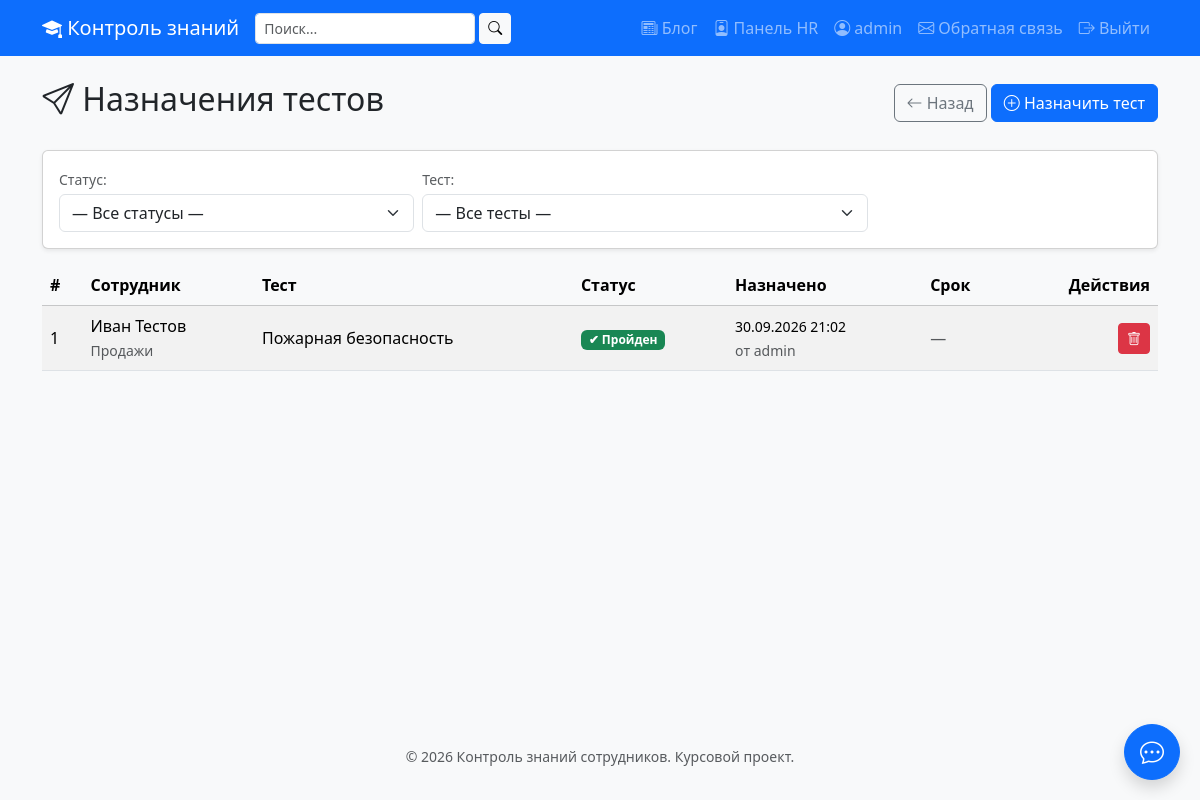
The page /hr/assignments/ (signed in) on the database its author committed.
### core/models.py (models this page shows, shortened)
class Assignment(models.Model):
    STATUS_CHOICES = [
        ('assigned', 'Назначен'),
        ('in_progress', 'В процессе'),
        ('passed', 'Пройден'),
        ('failed', 'Не пройден'),
        ('expired', 'Просрочен'),
    ]
    test = models.ForeignKey(
        Test,
        on_delete=models.CASCADE,
        related_name='assignments',
        verbose_name='Тест'
    )
    employee = models.ForeignKey(
        User,
        on_delete=models.CASCADE,
        related_name='assignments',
        verbose_name='Сотрудник'
    )
    assigned_by = models.ForeignKey(
        User,
        on_delete=models.SET_NULL,
        null=True,
        blank=True,
        related_name='created_assignments',
        verbose_name='Кто назначил'
    )
    assigned_at = models.DateTimeField(
        auto_now_add=True,
        verbose_name='Дата назначения'
    )
    deadline = models.DateTimeField(
        null=True,
        blank=True,
        verbose_name='Срок сдачи'
    )
    status = models.CharField(
        max_length=20,
        choices=STATUS_CHOICES,
        default='assigned',
        verbose_name='Статус'
    )
    class Meta:
        verbose_name = 'Назначение'
        verbose_name_plural = 'Назначения'
        ordering = ['-assigned_at']
        unique_together = ('test', 'employee')  # один тест — одно назначение на сотрудника

class Profile(models.Model):
    ROLE_CHOICES = [
        ('employee', 'Сотрудник'),
        ('hr', 'HR-специалист'),
        ('manager', 'Руководитель'),
    ]
    user = models.OneToOneField(
        User,
        on_delete=models.CASCADE,
        related_name='profile',
        verbose_name='Пользователь'
    )
    role = models.CharField(
        max_length=20,
        choices=ROLE_CHOICES,
        default='employee',
        verbose_name='Роль'
    )
    department = models.CharField(
        max_length=100,
        blank=True,
        verbose_name='Отдел'
    )
    position = models.CharField(
        max_length=100,
        blank=True,
        verbose_name='Должность'
    )
    phone = models.CharField(
        max_length=20,
        blank=True,
        verbose_name='Телефон'
    )
    avatar = models.ImageField(
        upload_to='avatars/',
        blank=True,
        null=True,
        verbose_name='Аватар'
    )
    class Meta:
        verbose_name = 'Профиль'
        verbose_name_plural = 'Профили'

class Test(models.Model):
    title = models.CharField(
        max_length=200,
        verbose_name='Название теста'
    )
    description = models.TextField(
        blank=True,
        verbose_name='Описание'
    )
    category = models.ForeignKey(
        Category,
        on_delete=models.CASCADE,
        related_name='tests',
        verbose_name='Категория'
    )
    questions = models.ManyToManyField(
        Question,
        related_name='tests',
        verbose_name='Вопросы'
    )
    pass_score = models.IntegerField(
        default=70,
        verbose_name='Проходной балл (%)'
    )
    time_limit = models.IntegerField(
        default=20,
        verbose_name='Время на прохождение (минут)'
    )
    created_by = models.ForeignKey(
        User,
        on_delete=models.SET_NULL,
        null=True,
        blank=True,
        related_name='created_tests',
        verbose_name='Автор'
    )
    created_at = models.DateTimeField(
        auto_now_add=True,
        verbose_name='Дата создания'
    )
    class Meta:
        verbose_name = 'Тест'
        verbose_name_plural = 'Тесты'
        ordering = ['-created_at']

### core/views.py (the view)
# urls.py: path('hr/assignments/', views.hr_assignments, name='hr_assignments'),
@login_required
def hr_assignments(request):
    if request.user.profile.role != 'hr':
        messages.error(request, 'Доступ только для HR.')
        return redirect('profile')
    status_filter = request.GET.get('status')
    test_filter = request.GET.get('test')
    assignments = Assignment.objects.select_related(
        'employee', 'test', 'assigned_by'
    ).order_by('-assigned_at')
    if status_filter:
        assignments = assignments.filter(status=status_filter)
    if test_filter:
        assignments = assignments.filter(test_id=test_filter)
    context = {
        'assignments': assignments,
        'tests': Test.objects.all().order_by('title'),
        'selected_status': status_filter,
        'selected_test': test_filter,
        'status_choices': Assignment.STATUS_CHOICES,
    }
    return render(request, 'hr/assignments.html', context)

### templates/hr/assignments.html (shortened to what this page needs)
{% extends 'base.html' %}
{% block content %}
<div class="d-flex justify-content-between align-items-center mb-4">
    <h2>
        <i class="bi bi-send"></i> Назначения тестов
    </h2>
    <div>
        <a href="{% url 'hr_dashboard' %}" class="btn btn-outline-secondary">
            <i class="bi bi-arrow-left"></i> Назад
        </a>
        <a href="{% url 'hr_assignment_add' %}" class="btn btn-primary">
            <i class="bi bi-plus-circle"></i> Назначить тест
        </a>
    </div>
</div>
<div class="card shadow-sm mb-3">
    <div class="card-body">
        <form method="get" class="row g-2 align-items-end">
            <div class="col-md-4">
                <label class="form-label small text-muted mb-1">Статус:</label>
                <select name="status" class="form-select" onchange="this.form.submit()">
                    <option value="">— Все статусы —</option>
                </select>
            </div>
            <div class="col-md-5">
                <label class="form-label small text-muted mb-1">Тест:</label>
                <select name="test" class="form-select" onchange="this.form.submit()">
                    <option value="">— Все тесты —</option>
                </select>
            </div>
        </form>
    </div>
</div>
{% if assignments %}
    <div class="table-responsive">
        <table class="table table-striped table-hover align-middle">
            <thead class="table-light">
                <tr>
                    <th>#</th>
                    <th>Сотрудник</th>
                    <th>Тест</th>
                    <th>Статус</th>
                    <th>Назначено</th>
                    <th>Срок</th>
                    <th class="text-end">Действия</th>
                </tr>
            </thead>
            <tbody>
                {% for a in assignments %}
                    <tr>
                        <td>{{ forloop.counter }}</td>
                        <td>
                            {{ a.employee.get_full_name|default:a.employee.username }}
                            {% if a.employee.profile.department %}
                                <br><small class="text-muted">{{ a.employee.profile.department }}</small>
                            {% endif %}
                        </td>
                        <td>{{ a.test.title }}</td>
                        <td>
                            {% if a.status == 'assigned' %}
                                <span class="badge bg-info text-dark">Назначен</span>
                            {% elif a.status == 'in_progress' %}
                                <span class="badge bg-warning text-dark">В процессе</span>
                            {% elif a.status == 'passed' %}
                                <span class="badge bg-success">✔ Пройден</span>
                            {% elif a.status == 'failed' %}
                                <span class="badge bg-danger">✖ Не пройден</span>
                            {% elif a.status == 'expired' %}
                                <span class="badge bg-secondary">⏰ Просрочен</span>
                            {% endif %}
                        </td>
                        <td>
                            <small>{{ a.assigned_at|date:"d.m.Y H:i" }}</small>
                            {% if a.assigned_by %}
                                <br><small class="text-muted">от {{ a.assigned_by.username }}</small>
                            {% endif %}
                        </td>
                        <td>
                            {% if a.deadline %}
                                <small>{{ a.deadline|date:"d.m.Y H:i" }}</small>
                            {% else %}
                                <span class="text-muted">—</span>
                            {% endif %}
                        </td>
                        <td class="text-end">
                            <a href="{% url 'hr_assignment_delete' a.id %}"
                               class="btn btn-sm btn-danger" title="Удалить">
                                <i class="bi bi-trash"></i>
                            </a>
                        </td>
                    </tr>
                {% endfor %}
            </tbody>
        </table>
    </div>
{% endif %}
{% endblock %}

### templates/base.html (shortened to what this page needs)
<!DOCTYPE html>
<html lang="ru">
<head>
    <link href="https://cdn.jsdelivr.net/npm/bootstrap@5.3.3/dist/css/bootstrap.min.css" rel="stylesheet">
    <link href="https://cdn.jsdelivr.net/npm/bootstrap-icons@1.11.3/font/bootstrap-icons.css" rel="stylesheet">
    {% load static %}
    <link href="{% static 'css/style.css' %}" rel="stylesheet">
</head>
<body>
<nav class="navbar navbar-expand-lg navbar-dark bg-primary">
    <div class="container">
        <a class="navbar-brand" href="/">
            <i class="bi bi-mortarboard-fill"></i> Контроль знаний
        </a>
        <div class="collapse navbar-collapse" id="mainNav">
            <form method="get" action="{% url 'search' %}" class="d-flex me-3" role="search">
                <input type="text"
                       name="q"
                       class="form-control form-control-sm"
                       placeholder="Поиск..."
                       style="min-width: 200px;"
                       value="{{ request.GET.q|default:'' }}">
                <button type="submit" class="btn btn-light btn-sm ms-1">
                    <i class="bi bi-search"></i>
                </button>
            </form>
            <ul class="navbar-nav ms-auto">
                <li class="nav-item">
                    <a class="nav-link" href="{% url 'blog_list' %}">
                        <i class="bi bi-newspaper"></i> Блог
                    </a>
                </li>
                {% if user.is_authenticated %}
                    {% if user.profile.role == 'hr' %}
                        <li class="nav-item">
                            <a class="nav-link" href="{% url 'hr_dashboard' %}">
                                <i class="bi bi-person-badge"></i> Панель HR
                            </a>
                        </li>
                    {% endif %}
                    <li class="nav-item">
                        <a class="nav-link" href="{% url 'profile' %}">
                            <i class="bi bi-person-circle"></i>
                            {{ user.first_name|default:user.username }}
                        </a>
                    </li>
                    <li class="nav-item">
                        <a class="nav-link" href="{% url 'feedback' %}">
                            <i class="bi bi-envelope"></i> Обратная связь
                        </a>
                    </li>
                    <li class="nav-item">
                        <a class="nav-link" href="{% url 'logout' %}">
                            <i class="bi bi-box-arrow-right"></i> Выйти
                        </a>
                    </li>
                {% endif %}
            </ul>
        </div>
    </div>
</nav>
<main class="container my-4">
    {% block content %}{% endblock %}
</main>
<footer class="bg-light text-center py-3 mt-5">
    <div class="container">
        <small class="text-muted">© 2026 Контроль знаний сотрудников. Курсовой проект.</small>
    </div>
</footer>
{% if user.is_authenticated %}
<button id="chatToggleBtn"
        class="btn btn-primary rounded-circle shadow"
        style="position: fixed; bottom: 20px; right: 20px; width: 56px; height: 56px; z-index: 1050;"
        title="Открыть чат">
    <i class="bi bi-chat-dots fs-4"></i>
</button>
{% endif %}
</body>
</html>

### static/css/style.css (style rules this page uses)
body { font-family: 'Segoe UI', Tahoma, sans-serif; background-color: #f8f9fa; min-height: 100vh; }
main { min-height: calc(100vh - 200px); }

### rows shown on the page
Assignment: employee.get_full_name "Иван Тестов", employee.profile.department "Продажи", test "Пожарная безопасность", status "✔ Пройден", assigned_at "30.09.2026 21:02", assigned_by.username "admin"

### other values the page prints
{{ user.first_name|default:user.username }} "admin"
